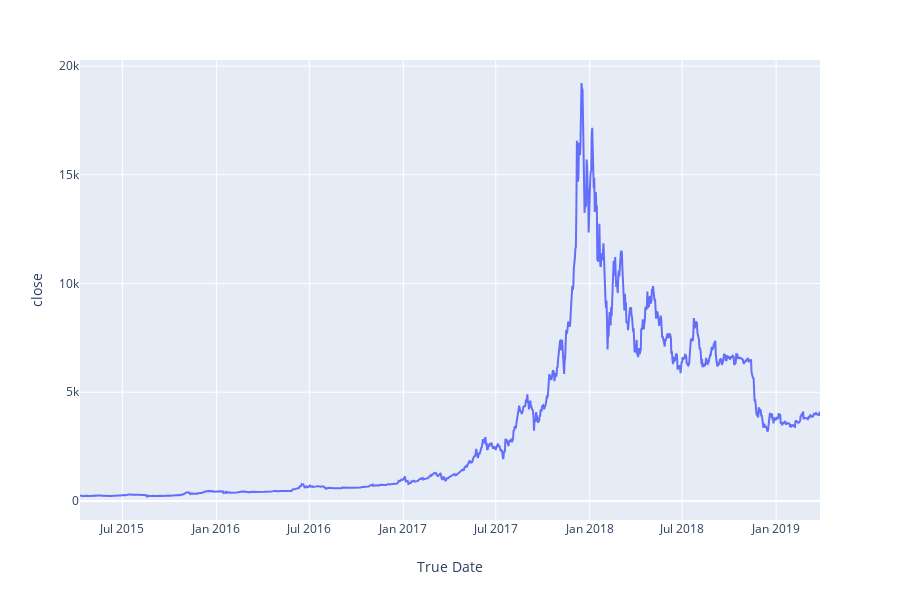

Here is the notebook cell this chart was saved with:
### Code cell
px.line(Daily_data_EMA, x='True Date',y='close' )

### Figure 1 — Plotly figure (JSON) as saved in the notebook; plotly's stock layout.template omitted (floating-point values rounded to 4 significant figures; data arrays with more than 128 entries replaced by an {"elided": "..."} marker saying what was removed)
{"data": [{"hovertemplate": "True Date=%{x}<br>close=%{y}<extra></extra>", "legendgroup": "", "line": {"color": "#636efa", "dash": "solid"}, "mode": "lines", "name": " ", "showlegend": false, "type": "scatter", "uid": "bd38f53f-3d42-4a41-8eb4-dc6e5f78ded3", "x": {"elided": "1450 str values"}, "xaxis": "x", "y": {"elided": "1450 float values"}, "yaxis": "y"}], "layout": {"grid": {"xaxes": ["x"], "xgap": 0.1, "xside": "bottom", "yaxes": ["y"], "ygap": 0.1, "yside": "left"}, "height": 600, "legend": {"tracegroupgap": 0}, "margin": {"t": 60}, "xaxis": {"title": {"text": "True Date"}}, "yaxis": {"title": {"text": "close"}}}}
